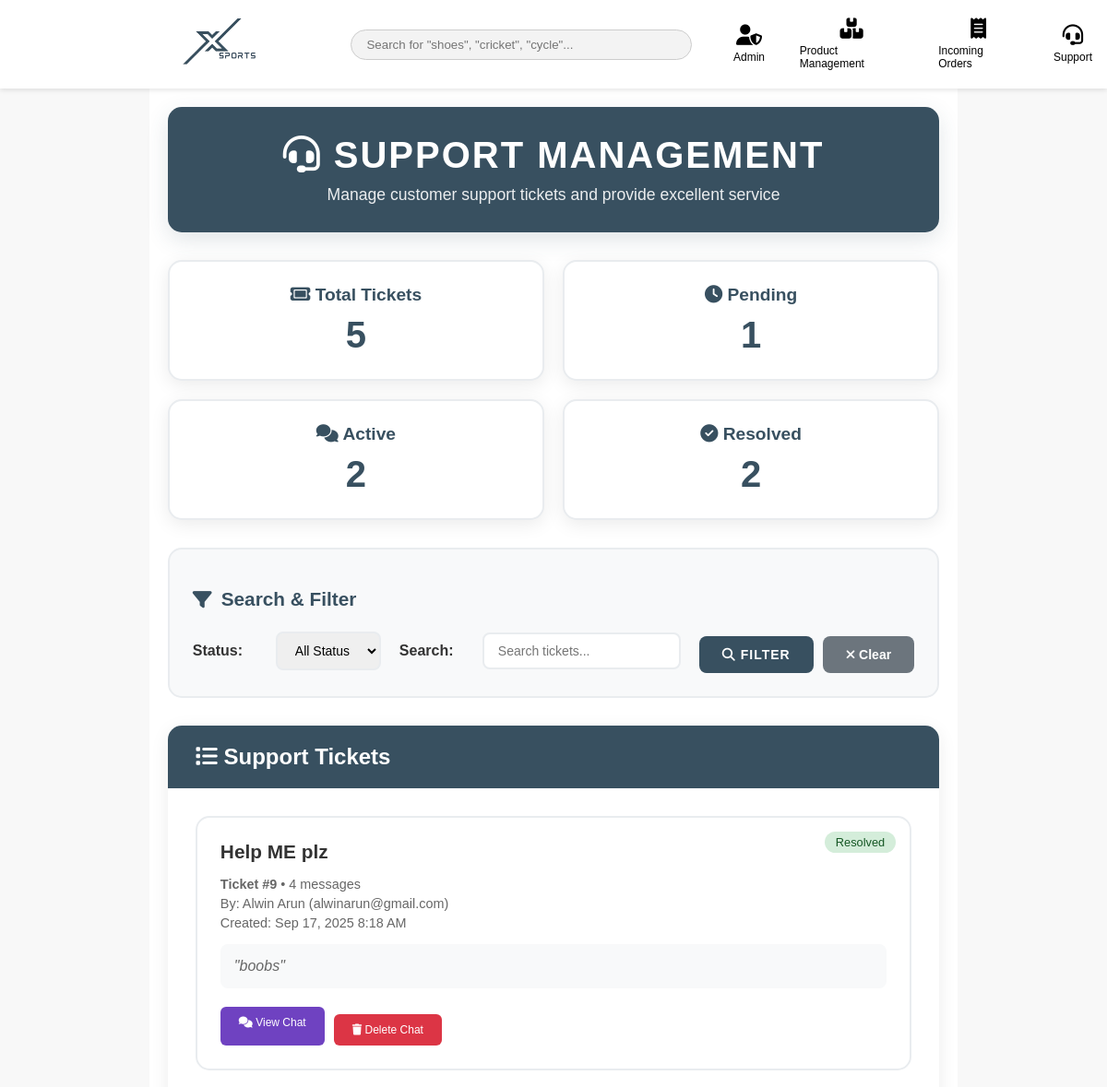
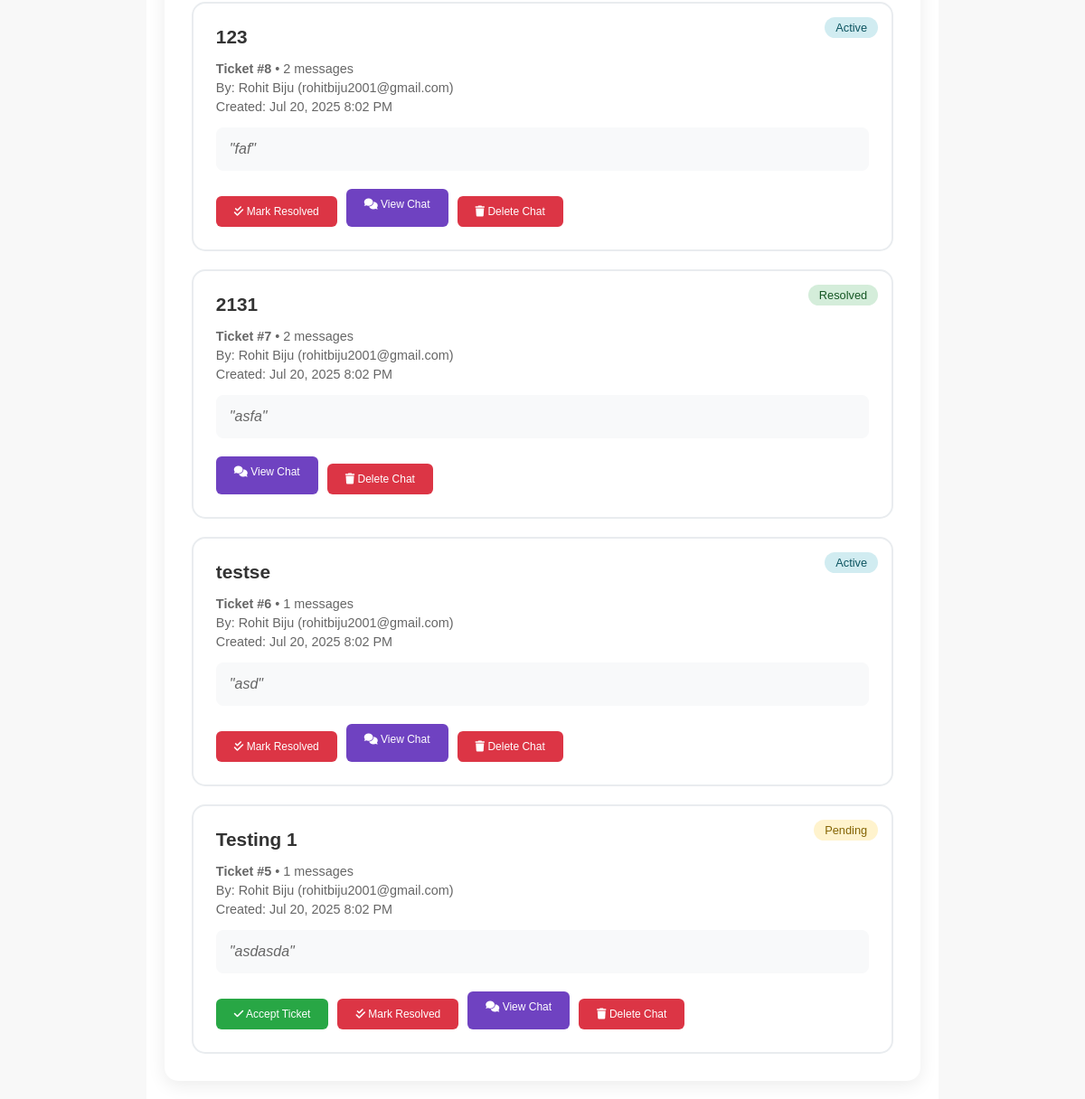
Page /admin_support.php (signed in) on the earlier database version (2 pictures, top to bottom).
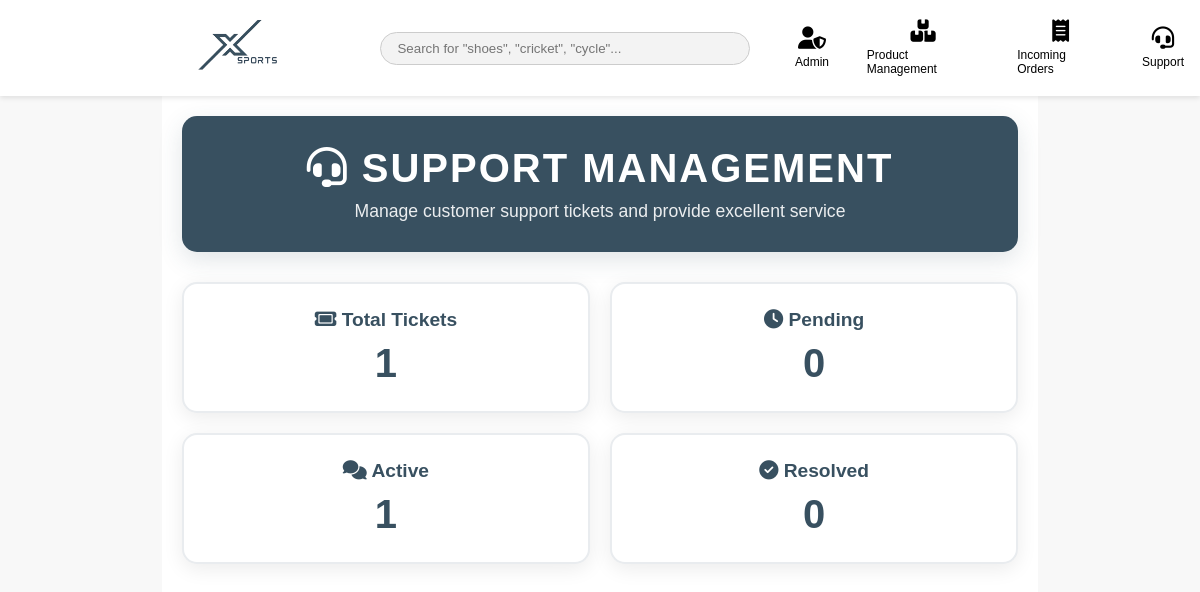
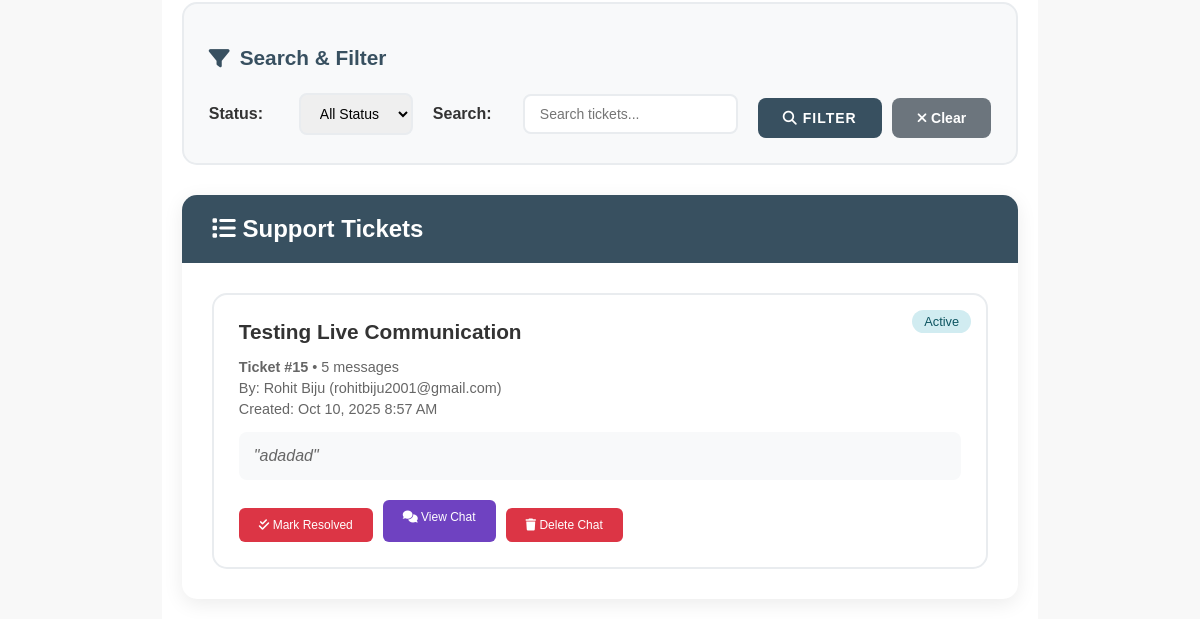
Same page on the later database version (2 pictures, top to bottom).
### tables this page shows
CREATE TABLE IF NOT EXISTS `support_tickets` (
  `id` int NOT NULL AUTO_INCREMENT,
  `user_id` int NOT NULL,
  `subject` varchar(255) NOT NULL,
  `description` text NOT NULL,
  `status` enum('pending','active','resolved') DEFAULT 'pending',
  `created_at` timestamp NULL DEFAULT CURRENT_TIMESTAMP,
  `updated_at` timestamp NULL DEFAULT CURRENT_TIMESTAMP ON UPDATE CURRENT_TIMESTAMP,
  PRIMARY KEY (`id`),
  KEY `user_id` (`user_id`)
);

CREATE TABLE IF NOT EXISTS `users` (
  `id` int NOT NULL AUTO_INCREMENT,
  `email` varchar(191) NOT NULL,
  `password` varchar(255) NOT NULL,
  `name` varchar(100) NOT NULL,
  `phone` varchar(20) DEFAULT NULL,
  `created_at` timestamp NULL DEFAULT CURRENT_TIMESTAMP,
  PRIMARY KEY (`id`),
  UNIQUE KEY `email` (`email`)
);

### admin_support.php (the view, shortened to what the changed rows need)
<?php
require_once 'includes/db.php';
$stmt = $pdo->query('SELECT COUNT(*) as total FROM support_tickets');
$total_tickets = $stmt->fetch()['total'];
$stmt = $pdo->query('SELECT COUNT(*) as pending FROM support_tickets WHERE status = "pending"');
$pending_tickets = $stmt->fetch()['pending'];
$stmt = $pdo->query('SELECT COUNT(*) as active FROM support_tickets WHERE status = "active"');
$active_tickets = $stmt->fetch()['active'];
$stmt = $pdo->query('SELECT COUNT(*) as resolved FROM support_tickets WHERE status = "resolved"');
$resolved_tickets = $stmt->fetch()['resolved'];
$params = [];
$where_clause = '';
$query = "
    SELECT t.*, u.name as user_name, u.email as user_email,
           (SELECT COUNT(*) FROM support_messages WHERE ticket_id = t.id) as message_count,
           (SELECT message FROM support_messages WHERE ticket_id = t.id ORDER BY created_at ASC LIMIT 1) as first_message
    FROM support_tickets t
    LEFT JOIN users u ON t.user_id = u.id
    $where_clause
    ORDER BY t.created_at DESC
";
$stmt = $pdo->prepare($query);
$stmt->execute($params);
$tickets = $stmt->fetchAll();
?>
<!DOCTYPE html>
<html lang="en">
<head>
    <link rel="stylesheet" href="assets/style.css">
    <link rel="stylesheet" href="https://cdnjs.cloudflare.com/ajax/libs/font-awesome/6.5.1/css/all.min.css">
</head>
<body>
    <?php include 'includes/header.php'; ?>
    <div class="admin-container">
        <div class="admin-header" style="position: relative;">
            <h1><i class="fa-solid fa-headset"></i> Support Management</h1>
        </div>
        <div class="stats-section">
            <div class="stat-card">
                <h3><i class="fa-solid fa-ticket"></i> Total Tickets</h3>
                <p class="stat-number"><?php echo $total_tickets; ?></p>
            </div>
            <div class="stat-card">
                <h3><i class="fa-solid fa-clock"></i> Pending</h3>
                <p class="stat-number"><?php echo $pending_tickets; ?></p>
            </div>
            <div class="stat-card">
                <h3><i class="fa-solid fa-comments"></i> Active</h3>
                <p class="stat-number"><?php echo $active_tickets; ?></p>
            </div>
            <div class="stat-card">
                <h3><i class="fa-solid fa-check-circle"></i> Resolved</h3>
                <p class="stat-number"><?php echo $resolved_tickets; ?></p>
            </div>
        </div>
        <div class="filters-section">
            <h2><i class="fa-solid fa-filter"></i> Search & Filter</h2>
        </div>
        <div class="tickets-section">
            <div class="tickets-header">
                <h2><i class="fa-solid fa-list"></i> Support Tickets</h2>
            </div>
            <?php if (empty($tickets)): ?>
                <div class="empty-state">
                    <i class="fa-solid fa-inbox"></i>
                    <h3>No Support Tickets</h3>
                    <p>
                        <?php
                        $status_filter = isset($_GET['status']) ? $_GET['status'] : '';
                        if ($status_filter === 'active') {
                            echo 'All clear! No active support requests at the moment.';
                        } elseif ($status_filter === 'resolved') {
                            echo 'All clear! No resolved support requests at the moment.';
                        } elseif ($status_filter === 'pending') {
                            echo 'All clear! No pending support requests at the moment.';
                        } else {
                            echo 'All clear! No support requests at the moment.';
                        }
                        ?>
                    </p>
                </div>
            <?php else: ?>
                <div class="tickets-grid">
                    <?php foreach ($tickets as $ticket): ?>
                        <div class="ticket-card">
                            <div class="ticket-status status-<?php echo $ticket['status']; ?>">
                                <?php echo ucfirst($ticket['status']); ?>
                            </div>
                            <div class="ticket-title"><?php echo htmlspecialchars($ticket['subject']); ?></div>
                            <div class="ticket-meta">
                                <div><strong>Ticket #<?php echo $ticket['id']; ?></strong> • <?php echo $ticket['message_count']; ?> messages</div>
                                <div>By: <?php echo htmlspecialchars($ticket['user_name']); ?> (<?php echo htmlspecialchars($ticket['user_email']); ?>)</div>
                                <div>Created: <?php echo date('M j, Y g:i A', strtotime($ticket['created_at'])); ?></div>
                            </div>
                                                         <div class="ticket-preview">
                                 "<?php echo htmlspecialchars(substr($ticket['first_message'] ?? $ticket['description'] ?? 'No message content', 0, 100)); ?>"
                             </div>
                            <div class="ticket-actions">
                                <?php if ($ticket['status'] === 'pending'): ?>
                                    <form method="POST" style="display: inline;">
                                        <button type="submit" class="btn-accept">
                                            <i class="fa-solid fa-check"></i> Accept Ticket
                                        </button>
                                    </form>
                                <?php endif; ?>
                                <?php if ($ticket['status'] !== 'resolved'): ?>
                                    <form method="POST" style="display: inline;">
                                        <button type="submit" class="btn-resolve">
                                            <i class="fa-solid fa-check-double"></i> Mark Resolved
                                        </button>
                                    </form>
                                <?php endif; ?>
                                <a href="admin_ticket_chat.php?id=<?php echo $ticket['id']; ?>" class="btn-chat">
                                    <i class="fa-solid fa-comments"></i> View Chat
                                </a>
                                <form method="POST" style="display: inline;" onsubmit="return confirmDelete()">
                                    <button type="submit" class="btn-delete">
                                        <i class="fa-solid fa-trash"></i> Delete Chat
                                    </button>
                                </form>
                            </div>
                        </div>
                    <?php endforeach; ?>
                </div>
            <?php endif; ?>
        </div>
    </div>
</body>
</html>

Differences in the rows shown:
removed support_tickets: status "Resolved", subject "Help ME plz", id "9", message_count "4", user.name "Alwin Arun", user.email "alwinarun@gmail.com", created_at "Sep 17, 2025 8:18 AM", description "boobs"
removed support_tickets: status "Active", subject "123", id "8", message_count "2", user.name "Rohit Biju", user.email "rohitbiju2001@gmail.com", created_at "Jul 20, 2025 8:02 PM", description "faf"
removed support_tickets: status "Resolved", subject "2131", id "7", message_count "2", user.name "Rohit Biju", user.email "rohitbiju2001@gmail.com", created_at "Jul 20, 2025 8:02 PM", description "asfa"
removed support_tickets: status "Active", subject "testse", id "6", message_count "1", user.name "Rohit Biju", user.email "rohitbiju2001@gmail.com", created_at "Jul 20, 2025 8:02 PM", description "asd"
removed support_tickets: status "Pending", subject "Testing 1", id "5", message_count "1", user.name "Rohit Biju", user.email "rohitbiju2001@gmail.com", created_at "Jul 20, 2025 8:02 PM", description "asdasda"
added support_tickets: status "Active", subject "Testing Live Communication", id "15", message_count "5", user.name "Rohit Biju", user.email "rohitbiju2001@gmail.com", created_at "Oct 10, 2025 8:57 AM", description "adadad"
Other differences:
$total_tickets: "5" → "1"
$pending_tickets: "1" → "0"
$active_tickets: "2" → "1"
$resolved_tickets: "2" → "0"
